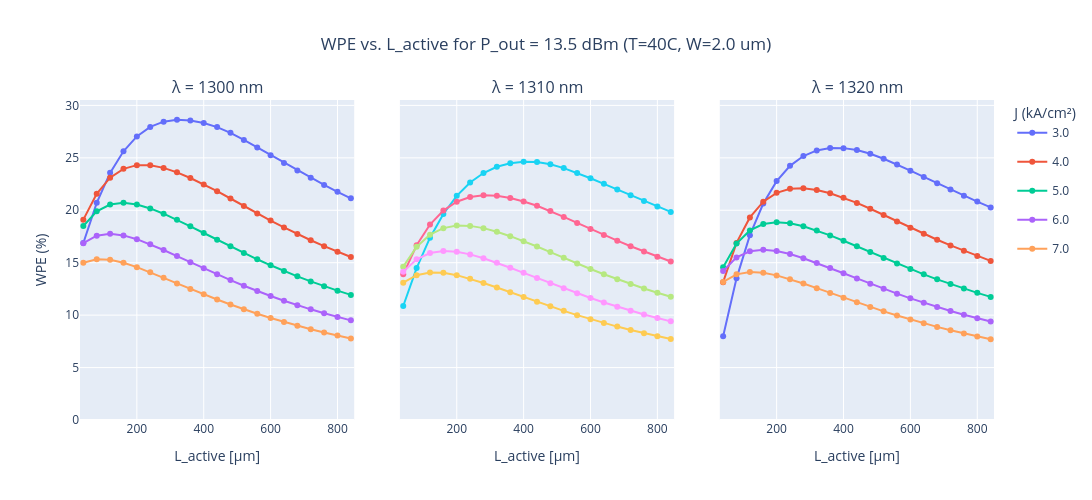
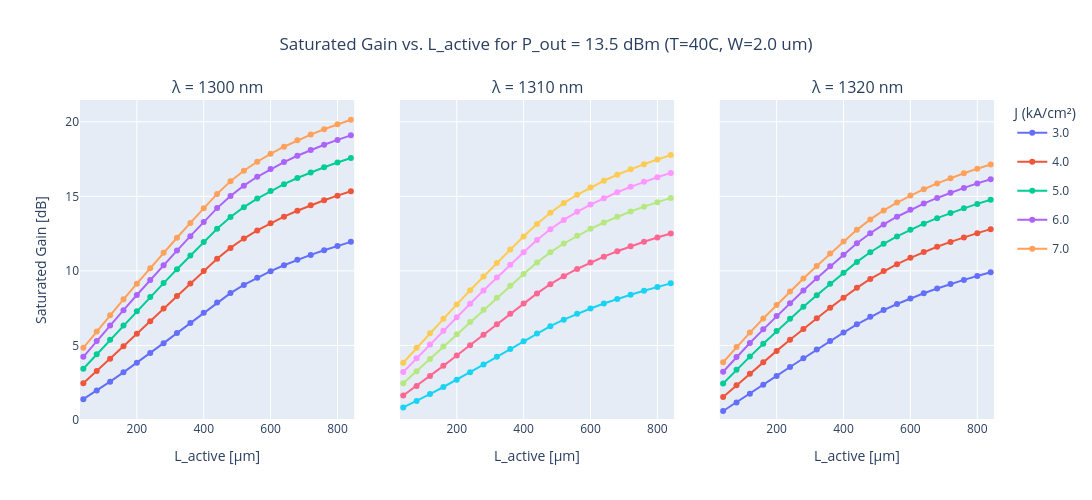

These figures' notebook cell, in order:
### Code cell
# --- Example call to the new WPE vs L_active plotter (Plotly) ---
print("\n--- Example Call to plot_wpe_vs_Lactive_for_fixed_Pout (Plotly) ---")
plotter_soa_instance.plot_wpe_vs_Lactive_for_fixed_Pout(T_C=40, target_Pout_dBm=13.5) 
plotter_soa_instance.plot_gain_pin_vs_Lactive_fixed_Pout(T_C=40, target_Pout_dBm=13.5)

### Figure 1 — Plotly figure (JSON) as saved in the notebook; plotly's stock layout.template omitted (floating-point values rounded to 4 significant figures)
{"data": [{"legendgroup": "J3.0", "mode": "lines+markers", "name": "3.0", "showlegend": true, "type": "scatter", "x": [40, 80, 120, 160, 200, 240, 280, 320, 360, 400, 440, 480, 520, 560, 600, 640, 680, 720, 760, 800, 840], "xaxis": "x", "y": [16.88, 20.71, 23.57, 25.63, 27.04, 27.95, 28.45, 28.63, 28.57, 28.32, 27.93, 27.38, 26.71, 25.99, 25.25, 24.51, 23.79, 23.09, 22.41, 21.76, 21.14], "yaxis": "y"}, {"legendgroup": "J4.0", "mode": "lines+markers", "name": "4.0", "showlegend": true, "type": "scatter", "x": [40, 80, 120, 160, 200, 240, 280, 320, 360, 400, 440, 480, 520, 560, 600, 640, 680, 720, 760, 800, 840], "xaxis": "x", "y": [19.11, 21.57, 23.11, 23.95, 24.3, 24.3, 24.04, 23.62, 23.08, 22.47, 21.82, 21.12, 20.41, 19.7, 19.01, 18.36, 17.73, 17.14, 16.58, 16.05, 15.54], "yaxis": "y"}, {"legendgroup": "J5.0", "mode": "lines+markers", "name": "5.0", "showlegend": true, "type": "scatter", "x": [40, 80, 120, 160, 200, 240, 280, 320, 360, 400, 440, 480, 520, 560, 600, 640, 680, 720, 760, 800, 840], "xaxis": "x", "y": [18.5, 19.89, 20.55, 20.71, 20.55, 20.18, 19.67, 19.09, 18.47, 17.83, 17.2, 16.56, 15.93, 15.33, 14.75, 14.21, 13.7, 13.22, 12.76, 12.33, 11.93], "yaxis": "y"}, {"legendgroup": "J6.0", "mode": "lines+markers", "name": "6.0", "showlegend": true, "type": "scatter", "x": [40, 80, 120, 160, 200, 240, 280, 320, 360, 400, 440, 480, 520, 560, 600, 640, 680, 720, 760, 800, 840], "xaxis": "x", "y": [16.86, 17.58, 17.76, 17.6, 17.24, 16.76, 16.21, 15.63, 15.04, 14.46, 13.89, 13.34, 12.81, 12.3, 11.82, 11.37, 10.95, 10.55, 10.18, 9.831, 9.501], "yaxis": "y"}, {"legendgroup": "J7.0", "mode": "lines+markers", "name": "7.0", "showlegend": true, "type": "scatter", "x": [40, 80, 120, 160, 200, 240, 280, 320, 360, 400, 440, 480, 520, 560, 600, 640, 680, 720, 760, 800, 840], "xaxis": "x", "y": [14.99, 15.33, 15.28, 14.99, 14.57, 14.08, 13.56, 13.02, 12.49, 11.98, 11.49, 11.01, 10.56, 10.13, 9.724, 9.346, 8.992, 8.66, 8.349, 8.056, 7.781], "yaxis": "y"}, {"legendgroup": "J3.0", "mode": "lines+markers", "name": "3.0", "showlegend": false, "type": "scatter", "x": [40, 80, 120, 160, 200, 240, 280, 320, 360, 400, 440, 480, 520, 560, 600, 640, 680, 720, 760, 800, 840], "xaxis": "x2", "y": [10.87, 14.49, 17.39, 19.65, 21.38, 22.65, 23.55, 24.15, 24.49, 24.63, 24.6, 24.39, 24.02, 23.56, 23.06, 22.52, 21.98, 21.43, 20.89, 20.36, 19.84], "yaxis": "y2"}, {"legendgroup": "J4.0", "mode": "lines+markers", "name": "4.0", "showlegend": false, "type": "scatter", "x": [40, 80, 120, 160, 200, 240, 280, 320, 360, 400, 440, 480, 520, 560, 600, 640, 680, 720, 760, 800, 840], "xaxis": "x2", "y": [13.89, 16.66, 18.64, 19.97, 20.81, 21.27, 21.43, 21.38, 21.17, 20.84, 20.42, 19.93, 19.37, 18.79, 18.21, 17.65, 17.1, 16.57, 16.06, 15.58, 15.11], "yaxis": "y2"}, {"legendgroup": "J5.0", "mode": "lines+markers", "name": "5.0", "showlegend": false, "type": "scatter", "x": [40, 80, 120, 160, 200, 240, 280, 320, 360, 400, 440, 480, 520, 560, 600, 640, 680, 720, 760, 800, 840], "xaxis": "x2", "y": [14.62, 16.51, 17.67, 18.29, 18.54, 18.51, 18.3, 17.95, 17.53, 17.05, 16.55, 16.01, 15.46, 14.92, 14.4, 13.9, 13.42, 12.97, 12.54, 12.14, 11.75], "yaxis": "y2"}, {"legendgroup": "J6.0", "mode": "lines+markers", "name": "6.0", "showlegend": false, "type": "scatter", "x": [40, 80, 120, 160, 200, 240, 280, 320, 360, 400, 440, 480, 520, 560, 600, 640, 680, 720, 760, 800, 840], "xaxis": "x2", "y": [14.14, 15.33, 15.93, 16.12, 16.04, 15.79, 15.43, 14.99, 14.52, 14.04, 13.54, 13.05, 12.56, 12.09, 11.64, 11.21, 10.81, 10.43, 10.07, 9.728, 9.407], "yaxis": "y2"}, {"legendgroup": "J7.0", "mode": "lines+markers", "name": "7.0", "showlegend": false, "type": "scatter", "x": [40, 80, 120, 160, 200, 240, 280, 320, 360, 400, 440, 480, 520, 560, 600, 640, 680, 720, 760, 800, 840], "xaxis": "x2", "y": [13.1, 13.81, 14.07, 14.03, 13.81, 13.47, 13.07, 12.63, 12.18, 11.72, 11.28, 10.84, 10.41, 10.0, 9.614, 9.25, 8.907, 8.585, 8.281, 7.995, 7.726], "yaxis": "y2"}, {"legendgroup": "J3.0", "mode": "lines+markers", "name": "3.0", "showlegend": false, "type": "scatter", "x": [40, 80, 120, 160, 200, 240, 280, 320, 360, 400, 440, 480, 520, 560, 600, 640, 680, 720, 760, 800, 840], "xaxis": "x3", "y": [7.987, 13.51, 17.63, 20.64, 22.78, 24.24, 25.17, 25.71, 25.93, 25.93, 25.74, 25.39, 24.91, 24.36, 23.78, 23.18, 22.57, 21.98, 21.39, 20.82, 20.27], "yaxis": "y3"}, {"legendgroup": "J4.0", "mode": "lines+markers", "name": "4.0", "showlegend": false, "type": "scatter", "x": [40, 80, 120, 160, 200, 240, 280, 320, 360, 400, 440, 480, 520, 560, 600, 640, 680, 720, 760, 800, 840], "xaxis": "x3", "y": [13.14, 16.89, 19.32, 20.82, 21.66, 22.04, 22.1, 21.94, 21.62, 21.19, 20.7, 20.14, 19.54, 18.94, 18.34, 17.75, 17.19, 16.65, 16.13, 15.64, 15.17], "yaxis": "y3"}, {"legendgroup": "J5.0", "mode": "lines+markers", "name": "5.0", "showlegend": false, "type": "scatter", "x": [40, 80, 120, 160, 200, 240, 280, 320, 360, 400, 440, 480, 520, 560, 600, 640, 680, 720, 760, 800, 840], "xaxis": "x3", "y": [14.56, 16.82, 18.08, 18.68, 18.86, 18.76, 18.48, 18.08, 17.6, 17.09, 16.56, 16.01, 15.46, 14.91, 14.39, 13.89, 13.41, 12.96, 12.53, 12.12, 11.74], "yaxis": "y3"}, {"legendgroup": "J6.0", "mode": "lines+markers", "name": "6.0", "showlegend": false, "type": "scatter", "x": [40, 80, 120, 160, 200, 240, 280, 320, 360, 400, 440, 480, 520, 560, 600, 640, 680, 720, 760, 800, 840], "xaxis": "x3", "y": [14.21, 15.51, 16.09, 16.24, 16.12, 15.82, 15.43, 14.97, 14.49, 13.99, 13.5, 13.0, 12.52, 12.05, 11.6, 11.18, 10.78, 10.4, 10.04, 9.704, 9.386], "yaxis": "y3"}, {"legendgroup": "J7.0", "mode": "lines+markers", "name": "7.0", "showlegend": false, "type": "scatter", "x": [40, 80, 120, 160, 200, 240, 280, 320, 360, 400, 440, 480, 520, 560, 600, 640, 680, 720, 760, 800, 840], "xaxis": "x3", "y": [13.16, 13.89, 14.11, 14.04, 13.79, 13.43, 13.02, 12.57, 12.12, 11.66, 11.22, 10.78, 10.36, 9.959, 9.577, 9.217, 8.877, 8.558, 8.257, 7.973, 7.705], "yaxis": "y3"}], "layout": {"annotations": [{"font": {"size": 16}, "showarrow": false, "text": "λ = 1300 nm", "x": 0.15, "xanchor": "center", "xref": "paper", "y": 1, "yanchor": "bottom", "yref": "paper"}, {"font": {"size": 16}, "showarrow": false, "text": "λ = 1310 nm", "x": 0.5, "xanchor": "center", "xref": "paper", "y": 1, "yanchor": "bottom", "yref": "paper"}, {"font": {"size": 16}, "showarrow": false, "text": "λ = 1320 nm", "x": 0.85, "xanchor": "center", "xref": "paper", "y": 1, "yanchor": "bottom", "yref": "paper"}], "height": 500, "legend": {"title": {"text": "J (kA/cm²)"}}, "title": {"text": "WPE vs. L_active for P_out = 13.5 dBm (T=40C, W=2.0 um)", "x": 0.5}, "width": 1200, "xaxis": {"anchor": "y", "domain": [0, 0.3], "range": [30, 850], "title": {"text": "L_active [µm]"}}, "xaxis2": {"anchor": "y2", "domain": [0.35, 0.65], "range": [30, 850], "title": {"text": "L_active [µm]"}}, "xaxis3": {"anchor": "y3", "domain": [0.7, 1], "range": [30, 850], "title": {"text": "L_active [µm]"}}, "yaxis": {"anchor": "x", "domain": [0, 1], "rangemode": "tozero", "title": {"text": "WPE (%)"}}, "yaxis2": {"anchor": "x2", "domain": [0, 1], "matches": "y", "rangemode": "tozero", "showticklabels": false}, "yaxis3": {"anchor": "x3", "domain": [0, 1], "matches": "y", "rangemode": "tozero", "showticklabels": false}}}

### Figure 2 — Plotly figure (JSON) as saved in the notebook; plotly's stock layout.template omitted (floating-point values rounded to 4 significant figures)
{"data": [{"legendgroup": "J3.0", "mode": "lines+markers", "name": "3.0", "showlegend": true, "type": "scatter", "x": [40, 80, 120, 160, 200, 240, 280, 320, 360, 400, 440, 480, 520, 560, 600, 640, 680, 720, 760, 800, 840], "xaxis": "x", "y": [1.395, 1.971, 2.572, 3.194, 3.834, 4.488, 5.153, 5.829, 6.511, 7.197, 7.885, 8.512, 9.059, 9.544, 9.98, 10.38, 10.74, 11.07, 11.39, 11.68, 11.95], "yaxis": "y"}, {"legendgroup": "J4.0", "mode": "lines+markers", "name": "4.0", "showlegend": true, "type": "scatter", "x": [40, 80, 120, 160, 200, 240, 280, 320, 360, 400, 440, 480, 520, 560, 600, 640, 680, 720, 760, 800, 840], "xaxis": "x", "y": [2.466, 3.279, 4.105, 4.942, 5.785, 6.631, 7.477, 8.321, 9.16, 9.991, 10.81, 11.54, 12.17, 12.72, 13.2, 13.64, 14.04, 14.4, 14.74, 15.05, 15.34], "yaxis": "y"}, {"legendgroup": "J5.0", "mode": "lines+markers", "name": "5.0", "showlegend": true, "type": "scatter", "x": [40, 80, 120, 160, 200, 240, 280, 320, 360, 400, 440, 480, 520, 560, 600, 640, 680, 720, 760, 800, 840], "xaxis": "x", "y": [3.44, 4.408, 5.374, 6.336, 7.292, 8.241, 9.182, 10.11, 11.03, 11.94, 12.83, 13.61, 14.28, 14.85, 15.36, 15.82, 16.23, 16.61, 16.95, 17.27, 17.57], "yaxis": "y"}, {"legendgroup": "J6.0", "mode": "lines+markers", "name": "6.0", "showlegend": true, "type": "scatter", "x": [40, 80, 120, 160, 200, 240, 280, 320, 360, 400, 440, 480, 520, 560, 600, 640, 680, 720, 760, 800, 840], "xaxis": "x", "y": [4.237, 5.294, 6.336, 7.365, 8.383, 9.389, 10.38, 11.36, 12.33, 13.28, 14.21, 15.03, 15.72, 16.31, 16.84, 17.3, 17.72, 18.11, 18.46, 18.79, 19.09], "yaxis": "y"}, {"legendgroup": "J7.0", "mode": "lines+markers", "name": "7.0", "showlegend": true, "type": "scatter", "x": [40, 80, 120, 160, 200, 240, 280, 320, 360, 400, 440, 480, 520, 560, 600, 640, 680, 720, 760, 800, 840], "xaxis": "x", "y": [4.839, 5.943, 7.026, 8.093, 9.145, 10.18, 11.21, 12.22, 13.22, 14.2, 15.17, 16.01, 16.71, 17.32, 17.85, 18.33, 18.75, 19.14, 19.5, 19.83, 20.14], "yaxis": "y"}, {"legendgroup": "J3.0", "mode": "lines+markers", "name": "3.0", "showlegend": false, "type": "scatter", "x": [40, 80, 120, 160, 200, 240, 280, 320, 360, 400, 440, 480, 520, 560, 600, 640, 680, 720, 760, 800, 840], "xaxis": "x2", "y": [0.8452, 1.28, 1.737, 2.213, 2.704, 3.206, 3.718, 4.237, 4.76, 5.285, 5.809, 6.294, 6.728, 7.121, 7.48, 7.811, 8.118, 8.405, 8.673, 8.925, 9.163], "yaxis": "y2"}, {"legendgroup": "J4.0", "mode": "lines+markers", "name": "4.0", "showlegend": false, "type": "scatter", "x": [40, 80, 120, 160, 200, 240, 280, 320, 360, 400, 440, 480, 520, 560, 600, 640, 680, 720, 760, 800, 840], "xaxis": "x2", "y": [1.643, 2.287, 2.951, 3.631, 4.322, 5.02, 5.721, 6.422, 7.12, 7.811, 8.492, 9.109, 9.649, 10.13, 10.56, 10.95, 11.31, 11.65, 11.95, 12.24, 12.51], "yaxis": "y2"}, {"legendgroup": "J5.0", "mode": "lines+markers", "name": "5.0", "showlegend": false, "type": "scatter", "x": [40, 80, 120, 160, 200, 240, 280, 320, 360, 400, 440, 480, 520, 560, 600, 640, 680, 720, 760, 800, 840], "xaxis": "x2", "y": [2.46, 3.272, 4.094, 4.921, 5.75, 6.575, 7.395, 8.206, 9.005, 9.79, 10.56, 11.25, 11.84, 12.36, 12.83, 13.25, 13.63, 13.98, 14.31, 14.61, 14.89], "yaxis": "y2"}, {"legendgroup": "J6.0", "mode": "lines+markers", "name": "6.0", "showlegend": false, "type": "scatter", "x": [40, 80, 120, 160, 200, 240, 280, 320, 360, 400, 440, 480, 520, 560, 600, 640, 680, 720, 760, 800, 840], "xaxis": "x2", "y": [3.211, 4.138, 5.063, 5.982, 6.892, 7.793, 8.68, 9.554, 10.41, 11.25, 12.07, 12.79, 13.42, 13.96, 14.45, 14.88, 15.28, 15.64, 15.97, 16.28, 16.57], "yaxis": "y2"}, {"legendgroup": "J7.0", "mode": "lines+markers", "name": "7.0", "showlegend": false, "type": "scatter", "x": [40, 80, 120, 160, 200, 240, 280, 320, 360, 400, 440, 480, 520, 560, 600, 640, 680, 720, 760, 800, 840], "xaxis": "x2", "y": [3.841, 4.838, 5.824, 6.796, 7.754, 8.698, 9.626, 10.54, 11.43, 12.3, 13.15, 13.91, 14.55, 15.11, 15.6, 16.05, 16.45, 16.82, 17.16, 17.47, 17.77], "yaxis": "y2"}, {"legendgroup": "J3.0", "mode": "lines+markers", "name": "3.0", "showlegend": false, "type": "scatter", "x": [40, 80, 120, 160, 200, 240, 280, 320, 360, 400, 440, 480, 520, 560, 600, 640, 680, 720, 760, 800, 840], "xaxis": "x3", "y": [0.6047, 1.18, 1.767, 2.361, 2.957, 3.552, 4.143, 4.727, 5.301, 5.865, 6.414, 6.919, 7.372, 7.782, 8.156, 8.501, 8.82, 9.117, 9.396, 9.657, 9.904], "yaxis": "y3"}, {"legendgroup": "J4.0", "mode": "lines+markers", "name": "4.0", "showlegend": false, "type": "scatter", "x": [40, 80, 120, 160, 200, 240, 280, 320, 360, 400, 440, 480, 520, 560, 600, 640, 680, 720, 760, 800, 840], "xaxis": "x3", "y": [1.537, 2.328, 3.108, 3.878, 4.636, 5.38, 6.11, 6.825, 7.522, 8.202, 8.863, 9.46, 9.986, 10.45, 10.88, 11.26, 11.62, 11.94, 12.25, 12.53, 12.8], "yaxis": "y3"}, {"legendgroup": "J5.0", "mode": "lines+markers", "name": "5.0", "showlegend": false, "type": "scatter", "x": [40, 80, 120, 160, 200, 240, 280, 320, 360, 400, 440, 480, 520, 560, 600, 640, 680, 720, 760, 800, 840], "xaxis": "x3", "y": [2.444, 3.363, 4.253, 5.119, 5.963, 6.786, 7.59, 8.374, 9.138, 9.881, 10.6, 11.25, 11.82, 12.31, 12.76, 13.17, 13.54, 13.88, 14.2, 14.49, 14.77], "yaxis": "y3"}, {"legendgroup": "J6.0", "mode": "lines+markers", "name": "6.0", "showlegend": false, "type": "scatter", "x": [40, 80, 120, 160, 200, 240, 280, 320, 360, 400, 440, 480, 520, 560, 600, 640, 680, 720, 760, 800, 840], "xaxis": "x3", "y": [3.234, 4.218, 5.163, 6.079, 6.969, 7.836, 8.681, 9.505, 10.31, 11.09, 11.85, 12.53, 13.12, 13.63, 14.09, 14.51, 14.89, 15.24, 15.57, 15.87, 16.15], "yaxis": "y3"}, {"legendgroup": "J7.0", "mode": "lines+markers", "name": "7.0", "showlegend": false, "type": "scatter", "x": [40, 80, 120, 160, 200, 240, 280, 320, 360, 400, 440, 480, 520, 560, 600, 640, 680, 720, 760, 800, 840], "xaxis": "x3", "y": [3.873, 4.888, 5.861, 6.804, 7.72, 8.613, 9.484, 10.33, 11.16, 11.97, 12.75, 13.45, 14.05, 14.58, 15.05, 15.48, 15.87, 16.22, 16.55, 16.86, 17.14], "yaxis": "y3"}], "layout": {"annotations": [{"font": {"size": 16}, "showarrow": false, "text": "λ = 1300 nm", "x": 0.15, "xanchor": "center", "xref": "paper", "y": 1, "yanchor": "bottom", "yref": "paper"}, {"font": {"size": 16}, "showarrow": false, "text": "λ = 1310 nm", "x": 0.5, "xanchor": "center", "xref": "paper", "y": 1, "yanchor": "bottom", "yref": "paper"}, {"font": {"size": 16}, "showarrow": false, "text": "λ = 1320 nm", "x": 0.85, "xanchor": "center", "xref": "paper", "y": 1, "yanchor": "bottom", "yref": "paper"}], "height": 500, "legend": {"title": {"text": "J (kA/cm²)"}}, "title": {"text": "Saturated Gain vs. L_active for P_out = 13.5 dBm (T=40C, W=2.0 um)", "x": 0.5}, "width": 1200, "xaxis": {"anchor": "y", "domain": [0, 0.3], "range": [30, 850], "title": {"text": "L_active [µm]"}}, "xaxis2": {"anchor": "y2", "domain": [0.35, 0.65], "range": [30, 850], "title": {"text": "L_active [µm]"}}, "xaxis3": {"anchor": "y3", "domain": [0.7, 1], "range": [30, 850], "title": {"text": "L_active [µm]"}}, "yaxis": {"anchor": "x", "domain": [0, 1], "rangemode": "tozero", "title": {"text": "Saturated Gain [dB]"}}, "yaxis2": {"anchor": "x2", "domain": [0, 1], "matches": "y", "rangemode": "tozero", "showticklabels": false}, "yaxis3": {"anchor": "x3", "domain": [0, 1], "matches": "y", "rangemode": "tozero", "showticklabels": false}}}
